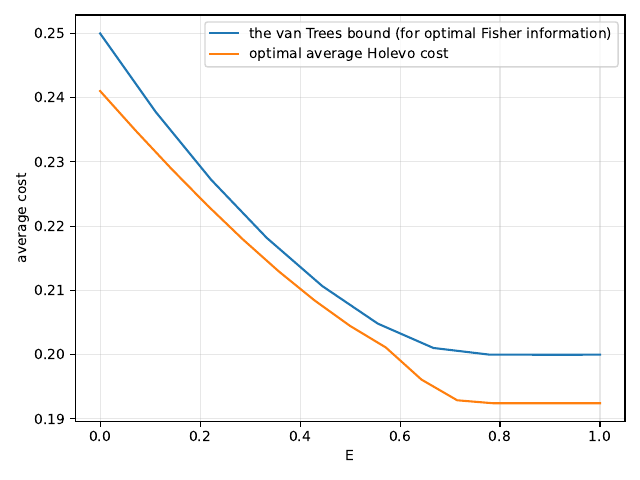

Reproduce this figure in Python.
'''
plot the van Trees bound and the optimal average Holevo cost with a narrow prior distribution for the phase channel
'''

import matplotlib.pyplot as plt
import csv
import numpy as np

def read_fisher(file_path: str):
    E_vals = []
    vt_vals = []
    with open(file_path, 'r') as f:
        reader = csv.reader(f)
        next(reader, None)  # skip header
        for row in reader:
            E = float(row[0])
            vt = float(row[2])
            E_vals.append(E)
            vt_vals.append(vt)
    return E_vals, vt_vals


def read_narrow(file_path: str):
    E_vals = []
    vals = []
    with open(file_path, 'r') as f:
        reader = csv.reader(f)
        next(reader, None)  # skip header
        for row in reader:
            E = float(row[0])
            val = float(row[2])
            E_vals.append(E)
            vals.append(val)
    return E_vals, vals


def main():
    # Read data
    fisher_E, van_trees = read_fisher('Fisher_information.csv')
    narrow_E, narrow_vals = read_narrow('narrow_distribution.csv')


    plt.plot(fisher_E, van_trees, label='the van Trees bound (for optimal Fisher information)')

    plt.plot(narrow_E, narrow_vals, label=f'optimal average Holevo cost')

    plt.xlabel('E')
    plt.ylabel('average cost')
    #ax.set_ylim(0, 1)
    plt.grid(alpha=0.3)

    plt.legend()

    plt.tight_layout()
    plt.savefig('local_plot.pdf', dpi=600)
    plt.show()


if __name__ == '__main__':
    main()

